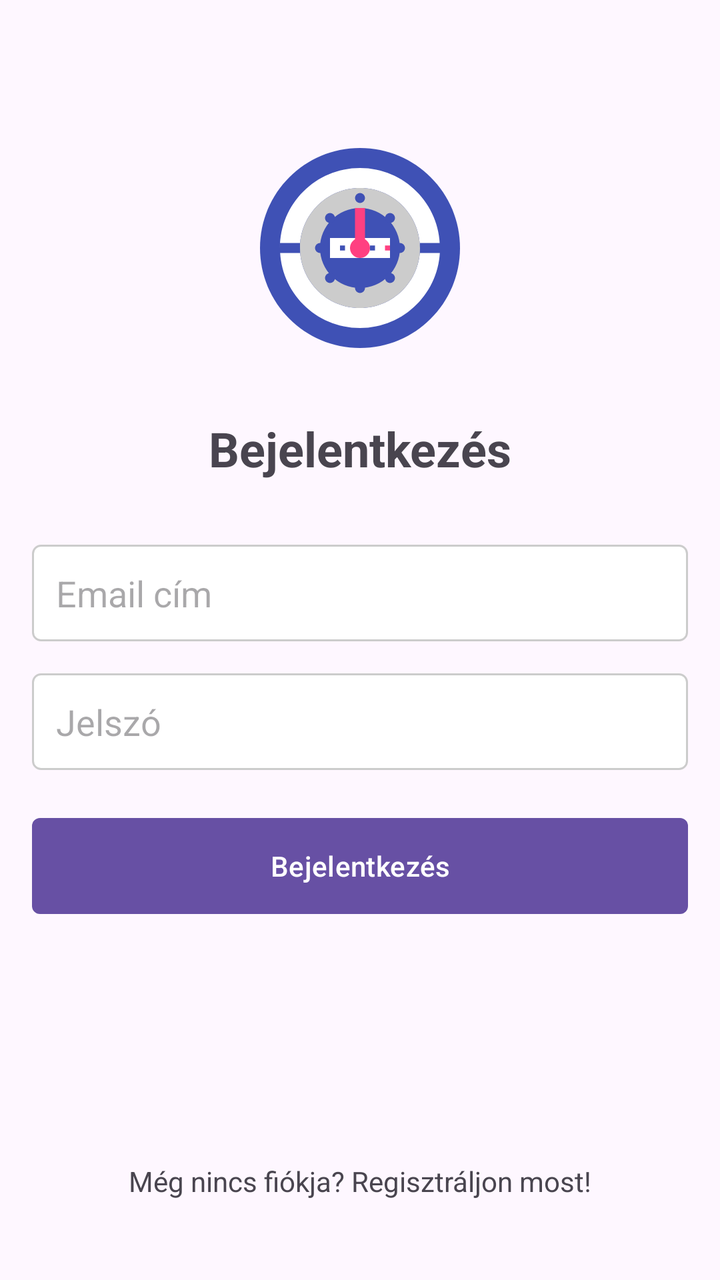
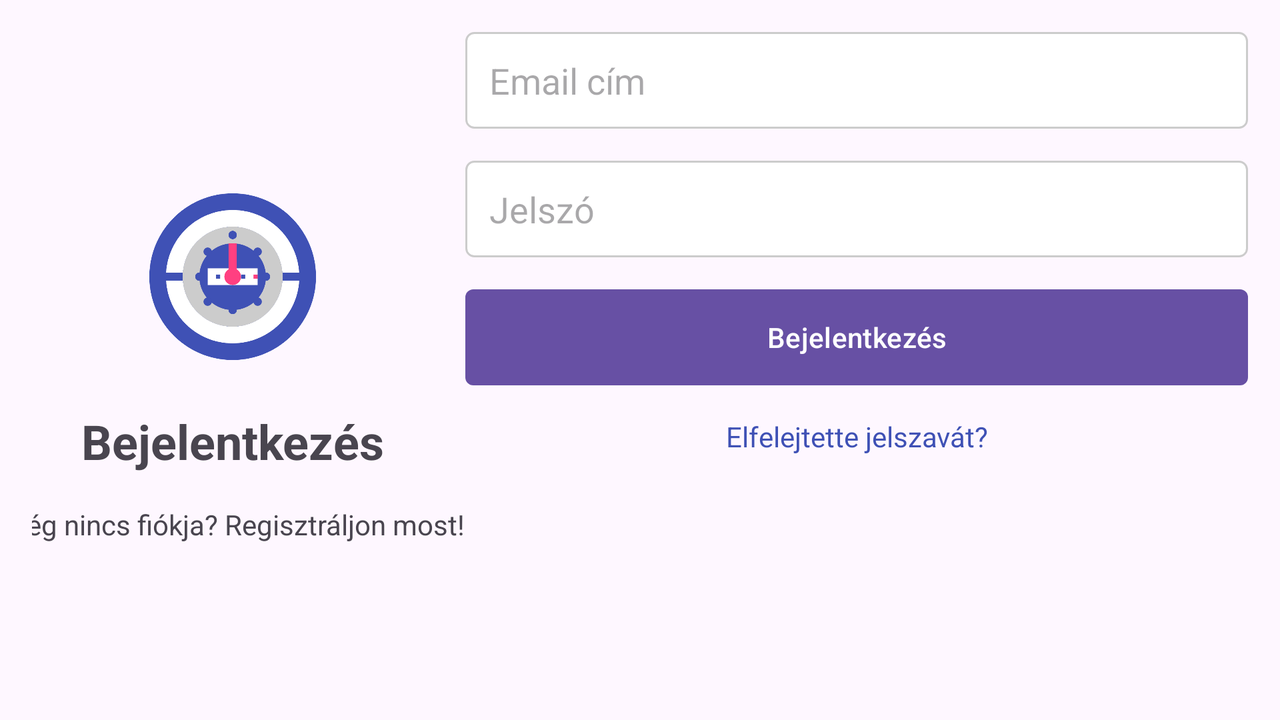

The same Android screen from two of the app's own layout files: first res/layout/ as a phone draws it, then the repository's variant for another configuration, drawn on a device whose configuration selects that folder. Both files follow.
<!-- AndroidManifest.xml: application theme Theme.GazoraBejelentes -->
<!-- res/layout/activity_login.xml -->
<?xml version="1.0" encoding="utf-8"?>
<androidx.constraintlayout.widget.ConstraintLayout xmlns:android="http://schemas.android.com/apk/res/android"
    xmlns:app="http://schemas.android.com/apk/res-auto"
    xmlns:tools="http://schemas.android.com/tools"
    android:layout_width="match_parent"
    android:layout_height="match_parent"
    android:padding="16dp"
    tools:context=".LoginActivity">

    <ImageView
        android:id="@+id/logo"
        android:layout_width="120dp"
        android:layout_height="120dp"
        android:layout_marginTop="48dp"
        android:contentDescription="@string/app_logo"
        android:src="@drawable/ic_logo"
        app:layout_constraintEnd_toEndOf="parent"
        app:layout_constraintStart_toStartOf="parent"
        app:layout_constraintTop_toTopOf="parent" />

    <TextView
        android:id="@+id/tvLoginTitle"
        android:layout_width="wrap_content"
        android:layout_height="wrap_content"
        android:layout_marginTop="24dp"
        android:text="@string/login"
        android:textSize="24sp"
        android:textStyle="bold"
        app:layout_constraintEnd_toEndOf="parent"
        app:layout_constraintStart_toStartOf="parent"
        app:layout_constraintTop_toBottomOf="@id/logo" />

    <EditText
        android:id="@+id/etEmail"
        android:layout_width="0dp"
        android:layout_height="wrap_content"
        android:layout_marginTop="32dp"
        android:background="@drawable/edit_text_background"
        android:hint="@string/email"
        android:inputType="textEmailAddress"
        android:padding="12dp"
        app:layout_constraintEnd_toEndOf="parent"
        app:layout_constraintStart_toStartOf="parent"
        app:layout_constraintTop_toBottomOf="@id/tvLoginTitle" />

    <EditText
        android:id="@+id/etPassword"
        android:layout_width="0dp"
        android:layout_height="wrap_content"
        android:layout_marginTop="16dp"
        android:background="@drawable/edit_text_background"
        android:hint="@string/password"
        android:inputType="textPassword"
        android:padding="12dp"
        app:layout_constraintEnd_toEndOf="parent"
        app:layout_constraintStart_toStartOf="parent"
        app:layout_constraintTop_toBottomOf="@id/etEmail" />

    <Button
        android:id="@+id/btnLogin"
        android:layout_width="0dp"
        android:layout_height="wrap_content"
        android:layout_marginTop="24dp"
        android:background="@drawable/button_background"
        android:text="@string/login"
        android:textColor="@android:color/white"
        app:layout_constraintEnd_toEndOf="parent"
        app:layout_constraintStart_toStartOf="parent"
        app:layout_constraintTop_toBottomOf="@id/etPassword" />

    <TextView
        android:id="@+id/tvRegister"
        android:layout_width="wrap_content"
        android:layout_height="wrap_content"
        android:layout_marginBottom="24dp"
        android:text="@string/register_prompt"
        android:textAlignment="center"
        app:layout_constraintBottom_toBottomOf="parent"
        app:layout_constraintEnd_toEndOf="parent"
        app:layout_constraintStart_toStartOf="parent" />

</androidx.constraintlayout.widget.ConstraintLayout>
<!-- resources referenced by this layout -->
<resources>
  <!-- drawable button_background (drawable) -->
  <?xml version="1.0" encoding="utf-8"?>
  <shape xmlns:android="http://schemas.android.com/apk/res/android"
      android:shape="rectangle">
      <solid android:color="@color/buttonColor" />
      <corners android:radius="4dp" />
  </shape>
  <!-- drawable edit_text_background (drawable) -->
  <?xml version="1.0" encoding="utf-8"?>
  <shape xmlns:android="http://schemas.android.com/apk/res/android"
      android:shape="rectangle">
      <solid android:color="@android:color/white" />
      <stroke
          android:width="1dp"
          android:color="@color/editTextBorderColor" />
      <corners android:radius="4dp" />
  </shape>
  <!-- drawable ic_logo: vector/xml drawable (drawable, 2801 chars, omitted) -->
  <string name="app_logo">Alkalmazás logó</string>
  <string name="email">Email cím</string>
  <string name="login">Bejelentkezés</string>
  <string name="password">Jelszó</string>
  <string name="register_prompt">Még nincs fiókja? Regisztráljon most!</string>
  <!-- from res/values-v23/ -->
  <style name="Theme.GazoraBejelentes" parent="Base.Theme.GazoraBejelentes">
          
          <item name="android:navigationBarColor">@android:color/transparent</item>
          <item name="android:statusBarColor">@android:color/transparent</item>
          <item name="android:windowLightStatusBar">?attr/isLightTheme</item>
      </style>
  <color name="buttonColor">#3F51B5</color>
  <color name="editTextBorderColor">#CCCCCC</color>
  <style name="Base.Theme.GazoraBejelentes" parent="Theme.Material3.DayNight.NoActionBar">
          
          
      </style>
</resources>
<!-- res/layout-land/activity_login.xml (the repository's variant of the layout above) -->
<!-- drawn on the phone turned sideways -->
<?xml version="1.0" encoding="utf-8"?>
<ScrollView xmlns:android="http://schemas.android.com/apk/res/android"
    xmlns:app="http://schemas.android.com/apk/res-auto"
    xmlns:tools="http://schemas.android.com/tools"
    android:layout_width="match_parent"
    android:layout_height="match_parent"
    android:fillViewport="true"
    tools:context=".LoginActivity">

    <androidx.constraintlayout.widget.ConstraintLayout
        android:layout_width="match_parent"
        android:layout_height="wrap_content"
        android:padding="16dp">

        <androidx.constraintlayout.widget.Guideline
            android:id="@+id/guideline"
            android:layout_width="wrap_content"
            android:layout_height="wrap_content"
            android:orientation="vertical"
            app:layout_constraintGuide_percent="0.33" />

        <ImageView
            android:id="@+id/logo"
            android:layout_width="100dp"
            android:layout_height="100dp"
            android:contentDescription="@string/app_logo"
            android:src="@drawable/ic_logo"
            app:layout_constraintBottom_toTopOf="@+id/tvLoginTitle"
            app:layout_constraintEnd_toStartOf="@+id/guideline"
            app:layout_constraintStart_toStartOf="parent"
            app:layout_constraintTop_toTopOf="parent"
            app:layout_constraintVertical_chainStyle="packed" />

        <TextView
            android:id="@+id/tvLoginTitle"
            android:layout_width="wrap_content"
            android:layout_height="wrap_content"
            android:layout_marginTop="16dp"
            android:text="@string/login"
            android:textSize="24sp"
            android:textStyle="bold"
            app:layout_constraintBottom_toTopOf="@+id/tvRegister"
            app:layout_constraintEnd_toStartOf="@+id/guideline"
            app:layout_constraintStart_toStartOf="parent"
            app:layout_constraintTop_toBottomOf="@id/logo" />

        <TextView
            android:id="@+id/tvRegister"
            android:layout_width="wrap_content"
            android:layout_height="wrap_content"
            android:layout_marginTop="16dp"
            android:text="@string/register_prompt"
            android:textAlignment="center"
            app:layout_constraintBottom_toBottomOf="parent"
            app:layout_constraintEnd_toStartOf="@+id/guideline"
            app:layout_constraintStart_toStartOf="parent"
            app:layout_constraintTop_toBottomOf="@id/tvLoginTitle" />

        <EditText
            android:id="@+id/etEmail"
            android:layout_width="0dp"
            android:layout_height="wrap_content"
            android:layout_marginStart="16dp"
            android:background="@drawable/edit_text_background"
            android:hint="@string/email"
            android:inputType="textEmailAddress"
            android:padding="12dp"
            app:layout_constraintEnd_toEndOf="parent"
            app:layout_constraintStart_toEndOf="@+id/guideline"
            app:layout_constraintTop_toTopOf="parent"
            app:layout_constraintVertical_chainStyle="packed" />

        <EditText
            android:id="@+id/etPassword"
            android:layout_width="0dp"
            android:layout_height="wrap_content"
            android:layout_marginStart="16dp"
            android:layout_marginTop="16dp"
            android:background="@drawable/edit_text_background"
            android:hint="@string/password"
            android:inputType="textPassword"
            android:padding="12dp"
            app:layout_constraintEnd_toEndOf="parent"
            app:layout_constraintStart_toEndOf="@+id/guideline"
            app:layout_constraintTop_toBottomOf="@id/etEmail" />

        <Button
            android:id="@+id/btnLogin"
            android:layout_width="0dp"
            android:layout_height="wrap_content"
            android:layout_marginStart="16dp"
            android:layout_marginTop="16dp"
            android:background="@drawable/button_background"
            android:text="@string/login"
            android:textColor="@android:color/white"
            app:layout_constraintEnd_toEndOf="parent"
            app:layout_constraintStart_toEndOf="@+id/guideline"
            app:layout_constraintTop_toBottomOf="@id/etPassword" />

        <TextView
            android:id="@+id/tvForgotPassword"
            android:layout_width="wrap_content"
            android:layout_height="wrap_content"
            android:layout_marginStart="16dp"
            android:layout_marginTop="16dp"
            android:text="@string/forgot_password"
            android:textColor="@color/colorPrimary"
            app:layout_constraintEnd_toEndOf="parent"
            app:layout_constraintStart_toEndOf="@+id/guideline"
            app:layout_constraintTop_toBottomOf="@id/btnLogin" />

    </androidx.constraintlayout.widget.ConstraintLayout>
</ScrollView>
<!-- resources referenced by the variant -->
<!-- as the phone turned sideways resolves them -->
<resources>
  <color name="colorPrimary">#3F51B5</color>
  <!-- drawable button_background (drawable) -->
  <?xml version="1.0" encoding="utf-8"?>
  <shape xmlns:android="http://schemas.android.com/apk/res/android"
      android:shape="rectangle">
      <solid android:color="@color/buttonColor" />
      <corners android:radius="4dp" />
  </shape>
  <!-- drawable edit_text_background (drawable) -->
  <?xml version="1.0" encoding="utf-8"?>
  <shape xmlns:android="http://schemas.android.com/apk/res/android"
      android:shape="rectangle">
      <solid android:color="@android:color/white" />
      <stroke
          android:width="1dp"
          android:color="@color/editTextBorderColor" />
      <corners android:radius="4dp" />
  </shape>
  <!-- drawable ic_logo: vector/xml drawable (drawable, 2801 chars, omitted) -->
  <string name="app_logo">Alkalmazás logó</string>
  <string name="email">Email cím</string>
  <string name="forgot_password">Elfelejtette jelszavát?</string>
  <string name="login">Bejelentkezés</string>
  <string name="password">Jelszó</string>
  <string name="register_prompt">Még nincs fiókja? Regisztráljon most!</string>
  <!-- from res/values-v23/ -->
  <style name="Theme.GazoraBejelentes" parent="Base.Theme.GazoraBejelentes">
          
          <item name="android:navigationBarColor">@android:color/transparent</item>
          <item name="android:statusBarColor">@android:color/transparent</item>
          <item name="android:windowLightStatusBar">?attr/isLightTheme</item>
      </style>
  <color name="buttonColor">#3F51B5</color>
  <color name="editTextBorderColor">#CCCCCC</color>
  <style name="Base.Theme.GazoraBejelentes" parent="Theme.Material3.DayNight.NoActionBar">
          
          
      </style>
</resources>
